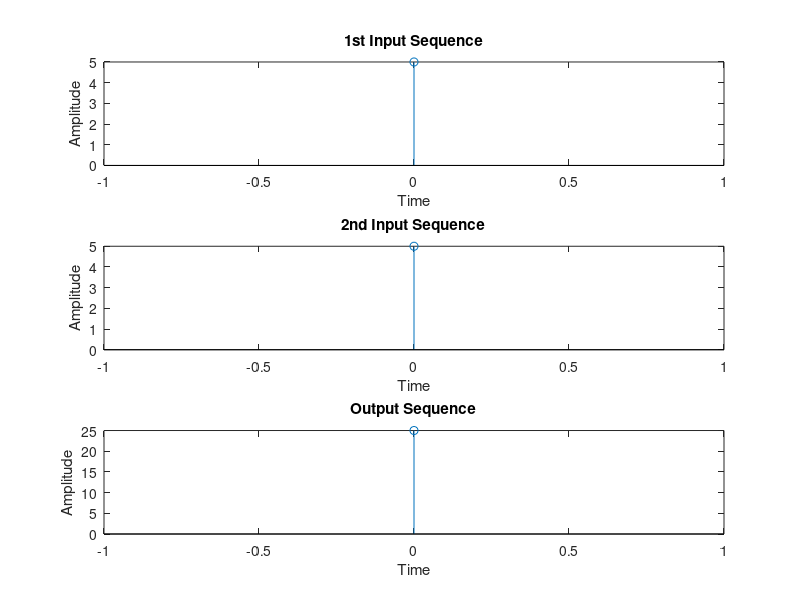

This figure's MATLAB source:
clc;
clearvars;
close all;

x = input('Enter 1st sequence: ');
h = input('Enter 2nd sequence: ');

% Step 1: Determine the length of the output signal
m = length(x);
n = length(h);
op_len = m + n - 1; % Corrected length

% Step 2: prepend zeros at the end of sequences for convolution
xm = [zeros(1, n-1),x];
hm = [zeros(1, m-1),h];

% Step 3: Fold h[n]
hr = fliplr(hm); % Flipping the sequence

% Step 4: Compute convolution using shifting and multiplication
y = zeros(1, op_len); % Preallocate output vector

for i = 1:op_len
    hrm = [zeros(1,i-1), hr(1:end-i+1)]; 
    y(i) = sum(xm .* hrm);
end

% Step 5: Display results
disp('User-defined logic output:');
disp(y);


disp('Predefined logic output:');
disp(conv(x, h));

% Step 6: Plot the waveforms
figure;

subplot(3,1,1);
stem(0:m-1, x);
title('1st Input Sequence');
xlabel('Time');
ylabel('Amplitude');

subplot(3,1,2);
stem(0:n-1, h);
title('2nd Input Sequence');
xlabel('Time');
ylabel('Amplitude');

subplot(3,1,3);
stem(0:op_len-1, y);
title('Output Sequence');
xlabel('Time');
ylabel('Amplitude');
